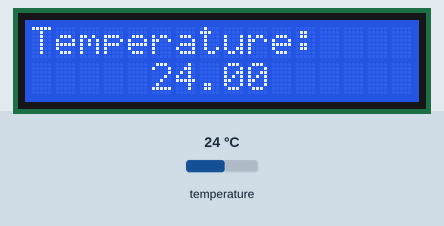
Simulated run of this sketch. Board: Arduino Uno, built with avr-gcc and run on an emulated ATmega328P. Parts: 16×2 character LCD. The inputs (shaded band) are chosen by the test bench; at power-on: temperature 24 °C.

Above: at 1.2 s.
1.3 s: temperature set to 12 °C
At 2.1 s:
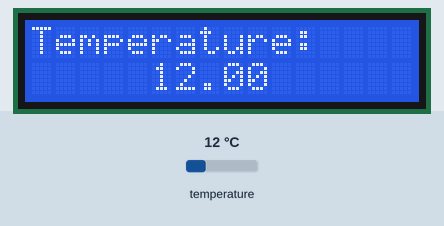
3.1 s: temperature set to 19 °C
At 3.8 s:
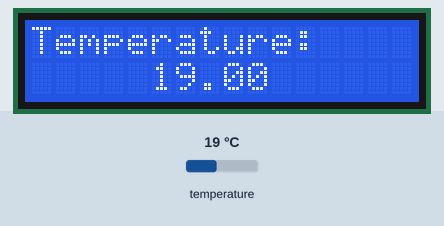
4.6 s: temperature set to 28 °C
At 5.4 s:
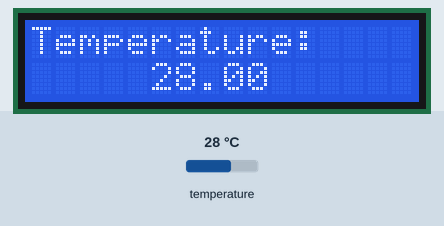
Timing chart, 0 to 7.6 s (numbered marks = the images above; inputs shaded):
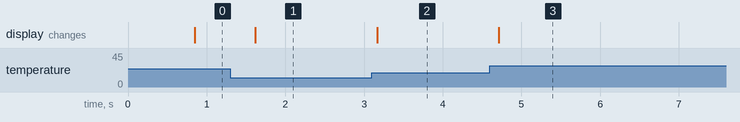

Measured:
- after the input at 1.3 s, the display: changes after 0.32 s (image 1)
- after the input at 3.1 s, the display: changes after 0.07 s (image 2)
- after the input at 4.6 s, the display: changes after 0.11 s (image 3)

The sketch:

LCD_Project_3b.ino
```cpp
/*
Display the temperature
 */

// include the library code:
#include <LiquidCrystal.h>
#include <OneWire.h>
#include <DallasTemperature.h>

// Data wire is plugged into port 2 on the Arduino
#define ONE_WIRE_BUS A5

#define BUTTON1 9
#define BUTTON2 8

#define LED 6

// initialize the library with the numbers of the interface pins
LiquidCrystal lcd(12, 11, 5, 4, 3, 2);

// Setup a oneWire instance to communicate with any OneWire devices (not just Maxim/Dallas temperature ICs)
OneWire oneWire(ONE_WIRE_BUS);

// Pass our oneWire reference to Dallas Temperature.
DallasTemperature sensors(&oneWire);

String lcd1="Temp      ";
String lcd2="display  ";

char tempString[6];

void setup() {

  // set up the LCD's number of columns and rows:
  lcd.begin(16, 2);
  // start dallas sensor library
  sensors.begin();
}

void getTemp()
{
  // read temperatures
  sensors.requestTemperatures(); // Send the command to get temperatures
  dtostrf (sensors.getTempCByIndex(0), 5, 2, tempString);
}


void loop() {
  getTemp();
  lcd1 = "Temperature:    ";
  lcd2 = "     " + String(tempString);

  // update display
    // Print a startup message to the LCD.
  lcd.setCursor(0, 0);
  lcd.print(lcd1);
  lcd.setCursor(0, 1);
  lcd.print(lcd2);
  delay(5);
}
```
